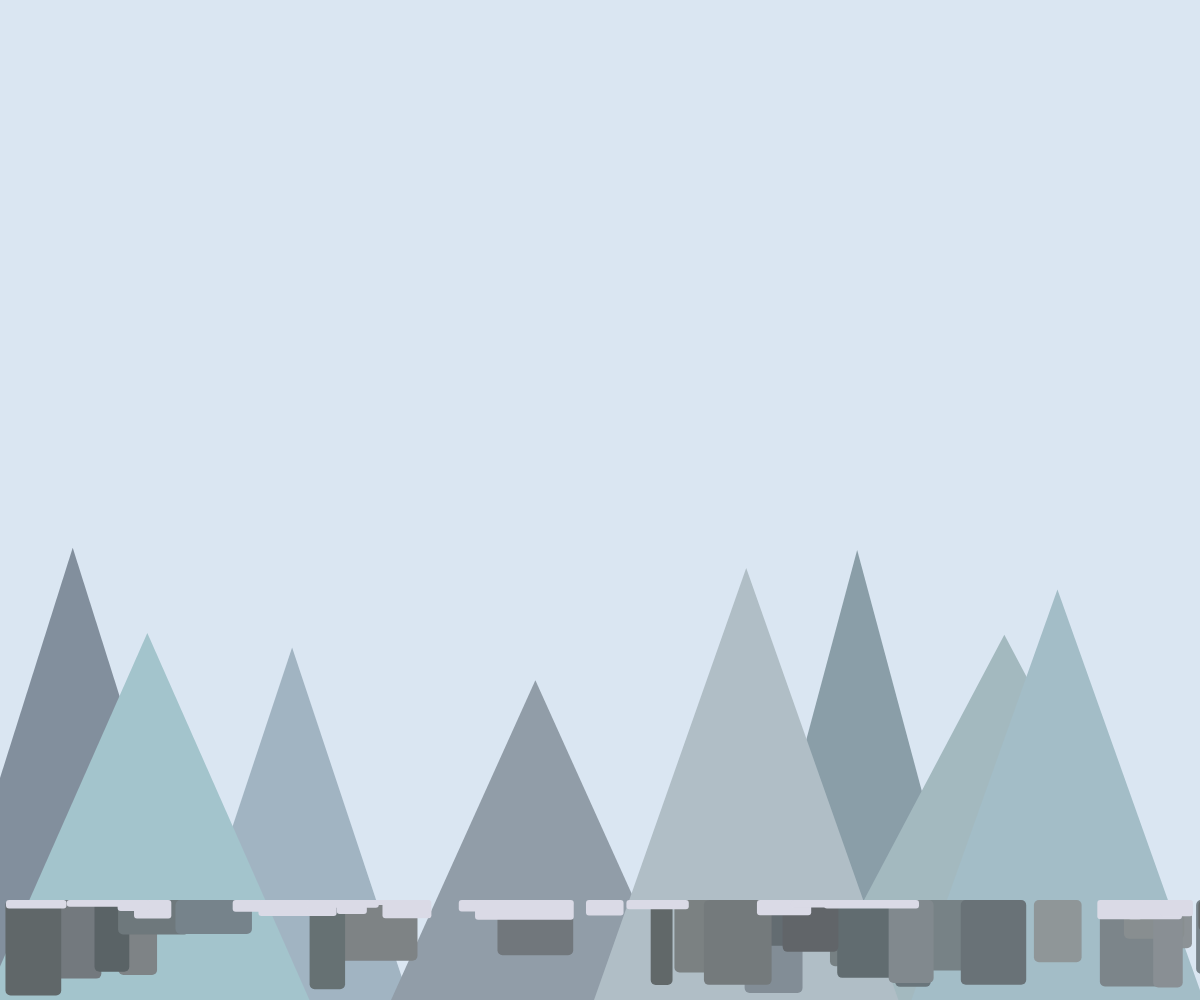
Frame 1 (no input)
Frame 60 (no input): identical to frame 1, image omitted
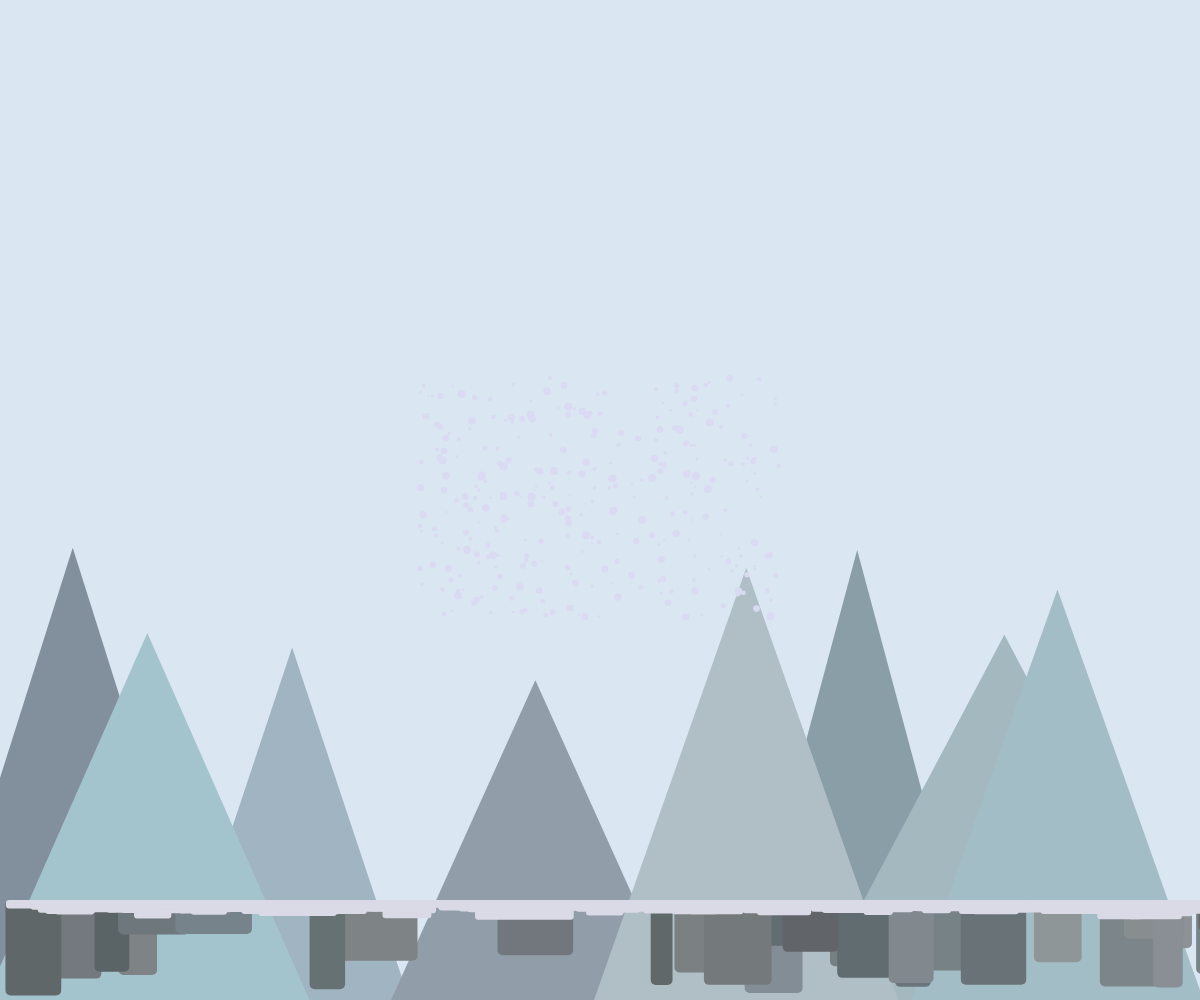
Frame 120 (the mouse pressed at the canvas centre since frame 60)

The p5.js sketch that drew these frames (run headless with seeded random() and noise() and a simulated clock; from frame 60 on, the mouse is pressed at the canvas centre):

// p5.js sketch
// ── sketch.js
let mountains = [];
let rocks = [];
let snowDrifts = [];
let avalancheActive = false;
let avalancheParticles = [];

function setup() {
  createCanvas(windowWidth, windowHeight);
  colorMode(HSB, 360, 100, 100, 1);

  // Create background mountains
  for (let i = 0; i < 8; i++) {
    mountains.push({
      x: random(width),
      w: random(200, 400),
      h: random(300, 500),
      color: color(random(190, 220), random(10, 20), random(60, 80))
    });
  }

  // Create foreground rocks
  for (let i = 0; i < 30; i++) {
    rocks.push({
      x: random(width),
      y: height - 100,
      w: random(20, 80),
      h: random(30, 100),
      color: color(random(190, 210), random(5, 15), random(40, 60))
    });
  }

  // Create initial snow drifts
  for (let i = 0; i < 20; i++) {
    snowDrifts.push({
      x: random(width),
      y: height - 100,
      w: random(30, 100),
      h: random(5, 20),
      color: color(240, 5, 90)
    });
  }
}

function draw() {
  background(210, 10, 95); // Cool blue-gray sky

  // Draw mountains
  for (let m of mountains) {
    fill(m.color);
    noStroke();
    triangle(
      m.x - m.w/2, height,
      m.x + m.w/2, height,
      m.x, height - m.h
    );
  }

  // Draw foreground rocks and snow drifts
  for (let r of rocks) {
    fill(r.color);
    noStroke();
    rect(r.x, r.y, r.w, r.h, 5);
  }

  for (let s of snowDrifts) {
    fill(s.color);
    noStroke();
    rect(s.x, s.y, s.w, s.h, 3);
  }

  // Draw avalanche particles if active
  if (avalancheActive) {
    for (let p of avalancheParticles) {
      fill(240, 10, 95);
      noStroke();
      ellipse(p.x, p.y, p.size);
    }
  }
}

function mousePressed() {
  // Only trigger avalanche at center
  if (dist(mouseX, mouseY, width/2, height/2) < 100) {
    avalancheActive = true;
    
    // Create avalanche particles
    avalancheParticles = [];
    for (let i = 0; i < 300; i++) {
      avalancheParticles.push({
        x: width/2,
        y: height/2,
        size: random(2, 8),
        speedX: random(-3, 3),
        speedY: random(-5, -1),
        gravity: 0.1
      });
    }
  }
}

function draw() {
  background(210, 10, 95); // Cool blue-gray sky

  // Draw mountains
  for (let m of mountains) {
    fill(m.color);
    noStroke();
    triangle(
      m.x - m.w/2, height,
      m.x + m.w/2, height,
      m.x, height - m.h
    );
  }

  // Draw foreground rocks and snow drifts
  for (let r of rocks) {
    fill(r.color);
    noStroke();
    rect(r.x, r.y, r.w, r.h, 5);
  }

  for (let s of snowDrifts) {
    fill(s.color);
    noStroke();
    rect(s.x, s.y, s.w, s.h, 3);
  }

  // Draw avalanche particles if active
  if (avalancheActive) {
    for (let p of avalancheParticles) {
      p.x += p.speedX;
      p.y += p.speedY;
      p.speedY += p.gravity;

      fill(240, 10, 95);
      noStroke();
      ellipse(p.x, p.y, p.size);

      // Remove particles that fall off screen or are too old
      if (p.y > height || p.size < 0.5) {
        p.size = 0;
      }
    }

    // Add new snow drifts from avalanche
    for (let i = 0; i < 10; i++) {
      if (random() < 0.3) {
        snowDrifts.push({
          x: random(width),
          y: height - 100,
          w: random(20, 60),
          h: random(5, 15),
          color: color(240, 5, 90)
        });
      }
    }

    // Remove particles that are no longer active
    avalancheParticles = avalancheParticles.filter(p => p.size > 0);
    
    // Stop avalanche after some time
    if (avalancheParticles.length === 0) {
      avalancheActive = false;
    }
  }
}

function windowResized() {
  resizeCanvas(windowWidth, windowHeight);
}
